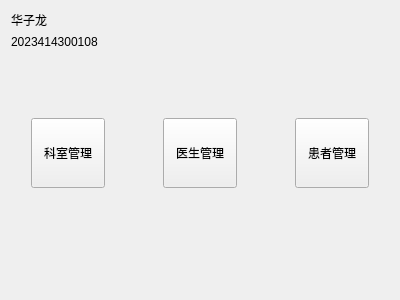
<?xml version="1.0" encoding="UTF-8"?>
<ui version="4.0">
 <class>WelcomeView</class>
 <widget class="QWidget" name="WelcomeView">
  <property name="geometry">
   <rect>
    <x>0</x>
    <y>0</y>
    <width>400</width>
    <height>300</height>
   </rect>
  </property>
  <property name="windowTitle">
   <string>欢迎</string>
  </property>
  <layout class="QVBoxLayout" name="verticalLayout">
   <item>
    <widget class="QLabel" name="label">
     <property name="text">
      <string>华子龙</string>
     </property>
    </widget>
   </item>
   <item>
    <widget class="QLabel" name="label_2">
     <property name="text">
      <string>2023414300108</string>
     </property>
    </widget>
   </item>
   <item>
    <spacer name="verticalSpacer">
     <property name="orientation">
      <enum>Qt::Orientation::Vertical</enum>
     </property>
     <property name="sizeHint" stdset="0">
      <size>
       <width>20</width>
       <height>30</height>
      </size>
     </property>
    </spacer>
   </item>
   <item>
    <layout class="QHBoxLayout" name="horizontalLayout">
     <property name="spacing">
      <number>25</number>
     </property>
     <property name="leftMargin">
      <number>20</number>
     </property>
     <property name="rightMargin">
      <number>20</number>
     </property>
     <item>
      <widget class="QPushButton" name="btDepartment">
       <property name="minimumSize">
        <size>
         <width>70</width>
         <height>70</height>
        </size>
       </property>
       <property name="text">
        <string>科室管理</string>
       </property>
      </widget>
     </item>
     <item>
      <spacer name="horizontalSpacer">
       <property name="orientation">
        <enum>Qt::Orientation::Horizontal</enum>
       </property>
       <property name="sizeHint" stdset="0">
        <size>
         <width>40</width>
         <height>20</height>
        </size>
       </property>
      </spacer>
     </item>
     <item>
      <widget class="QPushButton" name="btDoctor">
       <property name="minimumSize">
        <size>
         <width>70</width>
         <height>70</height>
        </size>
       </property>
       <property name="text">
        <string>医生管理</string>
       </property>
      </widget>
     </item>
     <item>
      <spacer name="horizontalSpacer_2">
       <property name="orientation">
        <enum>Qt::Orientation::Horizontal</enum>
       </property>
       <property name="sizeHint" stdset="0">
        <size>
         <width>40</width>
         <height>20</height>
        </size>
       </property>
      </spacer>
     </item>
     <item>
      <widget class="QPushButton" name="btPatient">
       <property name="minimumSize">
        <size>
         <width>70</width>
         <height>70</height>
        </size>
       </property>
       <property name="text">
        <string>患者管理</string>
       </property>
      </widget>
     </item>
    </layout>
   </item>
   <item>
    <spacer name="verticalSpacer_2">
     <property name="orientation">
      <enum>Qt::Orientation::Vertical</enum>
     </property>
     <property name="sizeHint" stdset="0">
      <size>
       <width>20</width>
       <height>101</height>
      </size>
     </property>
    </spacer>
   </item>
  </layout>
 </widget>
 <resources/>
 <connections/>
</ui>
